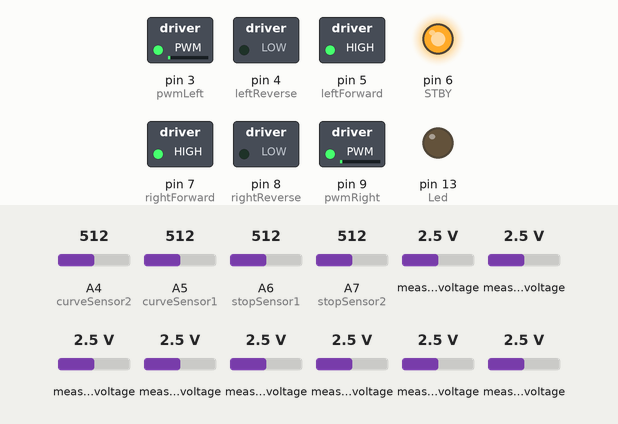
Simulated run of this sketch. Board: Arduino Nano, built with avr-gcc and run on an emulated ATmega328P. On the bench: switched loads named in the sketch (green lamp = pin HIGH), output pins drawn as LEDs (lit = HIGH). The inputs (shaded band) are chosen by the test bench; at power-on: A4 (curveSensor2) = 512, A5 (curveSensor1) = 512, A6 (stopSensor1) = 512, A7 (stopSensor2) = 512, measured voltage 2.5 V. What the sketch prints to the serial monitor is not drawn.

Above: at 17.45 s.
At 37.4 s:
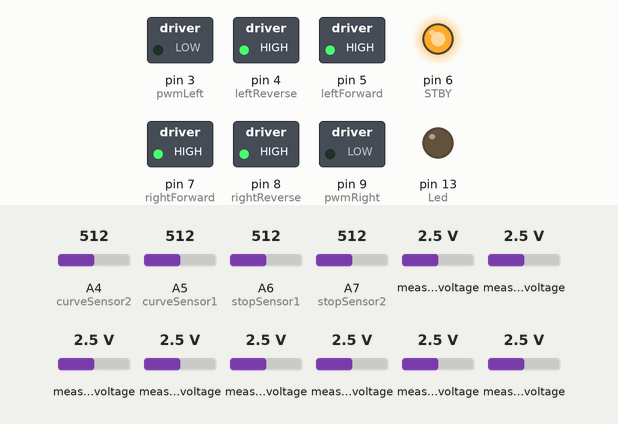
Timing chart, 0 to 40.5 s (numbered marks = the images above):
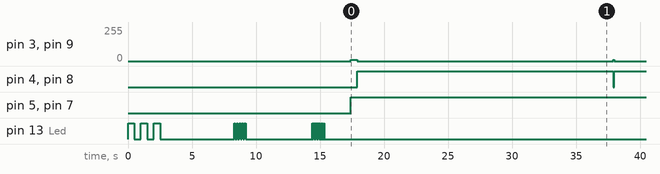

Measured:
- by itself, pin 3 (pwmLeft), pin 9 (pwmRight): repeats every 20.1 s: 0/255 20.0 s, 10/255 0.07 s
- by itself, pin 4 (leftReverse), pin 8 (rightReverse): alternates HIGH for 20.0 s and LOW for 0.07 s
- by itself, pin 5 (leftForward), pin 7 (rightForward): LOW → HIGH at 17.4 s

The sketch:

Pac_2020.ino
```cpp
#include <Adafruit_MCP3008.h>

Adafruit_MCP3008 adc;
#define Led              13

int maxSideSensorValues[4] =  {0, 0, 0, 0};
int minSideSensorValues[4] = {1023, 1023, 1023, 1023};

//Setup dos sensores parada
#define stopSensor1 A6
#define stopSensor2 A7
int stopCount =0;
int stopSensorValue1 = 0, stopSensorValue2 = 0;        // valores iniciais dos sensores 1 e 2
int stopTrigger = 400;                                  // = 30% do valor total ativa a contagem dos sensores 1 e 2
int instersecs = 4;                                      //valor de instersecções na pista
bool stops= false;


//setup dos sensores curva
#define curveSensor1 A5
#define curveSensor2 A4
int curvesCount =0;
int curveSensorValue1 = 0, curveSensorValue2 = 0;        // valor inicial dos sensores esquerdos 1 e 2
int curveTrigger= 300;
bool curves = false;

//Setup do array QTR
int numSensors = 8;//Numero de sesnores sendo utilizados
float valorSensor[8];//array de valores do sensor
float posit = 0; //posição do robô em relação a linha
float MaxQTRValues[8] =  {0, 0, 0, 0, 0, 0, 0, 0};
float MinQTRValues[8]= {1023, 1023, 1023, 1023, 1023, 1023, 1023, 1023}; //armazenar valores máximos e mínimo para a calibração.
bool whiteLine = true;
float idealPosition = ((numSensors-1)*1000)/2;

//Motors Config
int STBY = 6; //standby

// Motor A,
const uint8_t pwmLeft = 3;      // ENA - Enable and PWM
const uint8_t leftForward = 5;  // IN1 - Forward Drive
const uint8_t leftReverse = 4;  // IN2 - Reverse Drive

// Motor B,
const uint8_t pwmRight = 9;     // ENB - Enable and PWM
const uint8_t rightForward = 7; // IN3 - Forward Drive
const uint8_t rightReverse = 8; // IN4 - Reverse Drive

//Speed configs
int rightMaxSpeed =255;; // velocidade máxima da roda direita
int leftMaxSpeed =255;// velocidade máxima da roda esquerda
int rightBaseSpeed= 190; // velocidade base da roda direita
int leftBaseSpeed =190; // velocidade base da roda esquerda
int rightMinSpeed =10; // velocidade min da roda direita
int leftMinSpeed =10;

//Temporizadores
unsigned long previousMillis = 0;
unsigned long currentMillis=0;
const long interval = 150;
int timeStop=32000;

//PID configs
 float last_proportional = 0;
 float proportional = 0;
 float derivative = 0;
 float integral = 0;

//-------------------------------------Setup-------------------------------------------------
void setup() {

Serial.begin(9600);
pinMode(Led, OUTPUT);
//-------setup dos motores--------------------
pinMode(STBY, OUTPUT);
pinMode(pwmLeft, OUTPUT);
pinMode(leftForward, OUTPUT);
pinMode(leftReverse, OUTPUT);
pinMode(pwmRight, OUTPUT);
pinMode(rightForward, OUTPUT);
pinMode(rightReverse, OUTPUT);
digitalWrite(STBY, HIGH);
//-----------SETUP DOS SENSORES------------------
pinMode(stopSensorValue1,INPUT);
pinMode(stopSensorValue2,INPUT);
pinMode(curveSensorValue1,INPUT);
pinMode(curveSensorValue2,INPUT);
//-----------------------------------------------
while (!Serial);

// Software SPI (specify all, use any available digital)
// (sck, mosi, miso, cs);
adc.begin(10, 12, 11, 2);
//------------------------------------------------------INICIO CALIBRAÇÃO----------------------------------
BlinkLed(3, 500); // Pisca o Led para mostrar que a calibração começou
CalibrateArraySensors(); // inicia rotina de calibração dos sensores
BlinkLed(5, 100); //Pisca o Led para mostrar que a calibração terminou e deve-se colocar o robô na posição
CalibrateSideSensors(4);
BlinkLed(10, 50);
delay(2000); //aguarda 2 segundos para colocar o robô.
}

//---------------------------------------------------- LOOPING CODE -------------------------------------------------------------------

void loop() {
currentMillis = millis();//iguala o valor de current ao valor real de milis

stops = CountStops();
curves = CountCurves();

  if(((stops == true) || (curves==true)) && ((currentMillis - previousMillis) >= interval)){
    previousMillis = currentMillis;

    if(stops==true) stopCount++;

    if(stopCount >= instersecs){
    //Serial.print("  PARAAAAAAAAA: ");
    StopRobot();
    }

    if(curves==true) {
    curvesCount++;
    //Serial.print("  CurveCount: ");
    //Serial.print(curvesCount);
    }

  }

  ReadArraySensor();
  posit = GetPosition(valorSensor);
  PIDFollow(posit);
/*------ Se desejar parar por tempo, descomentar esta função
if(currentMillis >= stopTime){
  StopRobot();
}*/

 //Serial.println (posit);
}

//calibrate o array de sensores pegando os valores máximo e mínimo que cada um esta lendo
void CalibrateArraySensors() {
    for(int i=0; i<200; i++){
      for(int j=0; j<numSensors; j++){
      float read = adc.readADC(j);

      if(read < MinQTRValues[j])   MinQTRValues[j]= read;

      if(read > MaxQTRValues[j])   MaxQTRValues[j] = read;
    }
    delay(25);
  }
  //------- MIN VALUES -----------------
  Serial.print(" Min Values: ");
    for(int k=0; k<numSensors; k++){
      Serial.print(" ");
      Serial.print(MinQTRValues[k]);
    }
  //------MAX VALUES ------------------
  Serial.println(" ");
  Serial.print("Max Values: ");
    for(int l=0; l<numSensors; l++){
      Serial.print(" ");
      Serial.print(MaxQTRValues[l]);
    }
  }

void CalibrateSideSensors(int num){

  int sensors[4];
  int reads[4] = {stopSensor1, stopSensor2, curveSensor1, curveSensor2};
  for(int i=0; i<200; i++){
    for(int j=0; j<num; j++){
      sensors[j] =  analogRead(reads[j]);

      if(sensors[j] < minSideSensorValues[j])   minSideSensorValues[j]= sensors[j];

      if(sensors[j] > maxSideSensorValues[j])   maxSideSensorValues[j] = sensors[j];
    }
    delay(25);
  }
  //------- MIN VALUES -----------------
  Serial.print(" Min Values: ");
    for(int k=0; k<num; k++){
      Serial.print(" ");
      Serial.print(minSideSensorValues[k]);
    }
  //------MAX VALUES ------------------
  Serial.println(" ");
  Serial.print("Max Values: ");
    for(int l=0; l<num; l++){
      Serial.print(" ");
      Serial.print(maxSideSensorValues[l]);
    }
}

void ReadArraySensor (){

  for(int i=0; i<numSensors; i++){
    float aux;
    aux = adc.readADC(i);
    if(aux>MaxQTRValues[i]) aux = MaxQTRValues[i];
    if(aux<MinQTRValues[i]) aux = MinQTRValues[i];

    valorSensor[i] = 1000 * ((aux-MinQTRValues[i]) /(MaxQTRValues[i]-MinQTRValues[i]));

    if(whiteLine){
       valorSensor[i] = 1000-valorSensor[i]; //se a linha for branca no fundo preto
    }
    //Serial.print(valorSensor[i]);
    //Serial.print("    ");
  }
  //Serial.println(" ");
}

//calcula a posição do robô em relação a linha
float GetPosition(float sensorsValues[]){
  float pos=0;
  float denom=0, numer =0;
  //int num = sizeof(sensorsValues);

  for(int i=0; i<numSensors;i++){
    numer= (i*1000 * sensorsValues[i]) + numer;
    denom= sensorsValues[i] + denom;
  }
  pos = numer/denom;

  if(pos<0) pos=0;
  if(pos>(numSensors-1)*1000) pos = (numSensors-1)*1000;

  return pos; //retorna a posição em relação a linha
}

//----conta as intersecções e faixas de parada da pista----
bool CountStops(){
  stopSensorValue1 = analogRead(stopSensor1);
  stopSensorValue2 = analogRead(stopSensor2);

//Valores maiores ou menores que os calibrados são excluidos
  if(stopSensorValue1>maxSideSensorValues[0]) stopSensorValue1 = maxSideSensorValues[0];
  if(stopSensorValue2>maxSideSensorValues[1]) stopSensorValue2 = maxSideSensorValues[1];

  if(stopSensorValue1<minSideSensorValues[0]) stopSensorValue1 = minSideSensorValues[0];
  if(stopSensorValue2<minSideSensorValues[1]) stopSensorValue2 = minSideSensorValues[1];

  //stopSensorValue1 = 1000 * ((stopSensorValue1-minSideSensorValues[0]) /(maxSideSensorValues[0]-minSideSensorValues[0]));
  stopSensorValue1 = map(stopSensorValue1,minSideSensorValues[0],maxSideSensorValues[0], 0, 1000);
  //stopSensorValue2 = 1000 * ((stopSensorValue2-minSideSensorValues[1]) /(maxSideSensorValues[1]-minSideSensorValues[1]));
  stopSensorValue2 = map(stopSensorValue2,minSideSensorValues[1],maxSideSensorValues[1], 0, 1000);

 if(stopSensorValue1 < stopTrigger && stopSensorValue2 < stopTrigger){
     //Serial.print("  stopCount: ");
    //Serial.print(stopCount);
    return true;
  }else {
    return false;
  }
}

bool CountCurves(){ //conta os marcadores de curva
  curveSensorValue1 = analogRead(curveSensor1);
  curveSensorValue2 = analogRead(curveSensor2);

  //Valores maiores ou menores que os calibrados são excluidos
  if(curveSensorValue1>maxSideSensorValues[2]) curveSensorValue1 = maxSideSensorValues[2];
  if(curveSensorValue2>maxSideSensorValues[3]) curveSensorValue2 = maxSideSensorValues[3];

  if(curveSensorValue1<minSideSensorValues[2]) curveSensorValue1 = minSideSensorValues[2];
  if(curveSensorValue2<minSideSensorValues[3]) curveSensorValue2 = minSideSensorValues[3];

  curveSensorValue1 = map(curveSensorValue1,minSideSensorValues[2],maxSideSensorValues[2], 0, 1000);
  curveSensorValue2 = map(curveSensorValue2,minSideSensorValues[3],maxSideSensorValues[3], 0, 1000);

   if(curveSensorValue1 < curveTrigger && curveSensorValue2 < curveTrigger){
    return true;
  }
  else{
    return false;
  }

}

int PIDFollow(float linhaposition) {

  float P=0, I=0, D=0;
  float Kp=0.07;//0.02  0.0385
  float Ki=0.0;
  float Kd=0.75;//0.1

  //CALCULO DE VALOR LIDO
  last_proportional;
  proportional = linhaposition-3500;
  derivative=proportional-last_proportional;
  integral = integral+proportional;
  last_proportional=proportional;

  P= proportional*Kp;
  D = derivative* Kd;
  I = integral * Ki;
  //PID
  float power_difference = P+I+D;

  if(power_difference>120)power_difference=120;

  //*Serial.print(proportional);//
  //Serial.print("         ");//
  //Serial.print(derivative);//
  //Serial.print("         ");//
  //Serial.print(integral);//
  //Serial.print("         ");//
  /*/Serial.print(power_difference);*/

  int rightMotorSpeed = rightBaseSpeed + power_difference;
  int leftMotorSpeed = leftBaseSpeed - power_difference;

  if (rightMotorSpeed > rightMaxSpeed ) rightMotorSpeed = rightMaxSpeed; // prevent the motor from going beyond max speed
  if (leftMotorSpeed > leftMaxSpeed ) leftMotorSpeed = leftMaxSpeed; // prevent the motor from going beyond max speed
  if (rightMotorSpeed < rightMinSpeed) rightMotorSpeed = rightMinSpeed; // keep the motor speed positive
  if (leftMotorSpeed < leftMinSpeed) leftMotorSpeed = leftMinSpeed; // keep the motor speed positive


  set_motors(leftMotorSpeed, rightMotorSpeed);
}

void set_motors(int l, int r)
{
  //DIRECIONAR RODAS
  /*Serial.print("left: ");
  Serial.print(l);
  Serial.print(" right: ");
  Serial.println(r);*/
  analogWrite(pwmLeft,l);
  analogWrite(pwmRight, r);

  digitalWrite(leftForward, HIGH);
  digitalWrite(rightForward, HIGH);
  digitalWrite(leftReverse, LOW);
  digitalWrite(rightReverse, LOW);
}

void StopRobot(){ //para o robô
  for(int i=0; i<40; i++){
  ReadArraySensor();
  posit = GetPosition(valorSensor);
  PIDFollow(posit);
  }
  analogWrite(pwmLeft,0);
  analogWrite(pwmRight,0);
  digitalWrite(leftForward, HIGH);
  digitalWrite(rightForward, HIGH);
  digitalWrite(leftReverse, HIGH);
  digitalWrite(rightReverse, HIGH);
  delay(20000);
}

void BlinkLed(int times, int wait){

  for(int i=0; i<times; i++){
  digitalWrite(Led, HIGH);
  delay(wait);
  digitalWrite(Led, LOW);
  delay(wait);
  }
}
```
